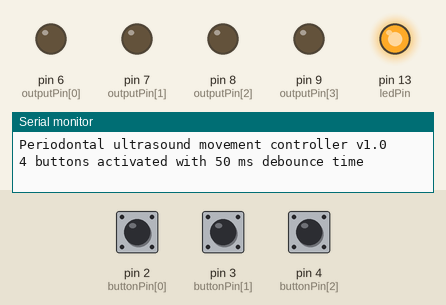
The sketch below on a simulated Arduino Uno, built with avr-gcc and run on an emulated ATmega328P. Shown: output pins drawn as LEDs (lit = HIGH), the last lines printed to the serial monitor. The inputs (shaded band) are chosen by the test bench; at power-on: pin 2 (buttonPin[0]) LOW, pin 3 (buttonPin[1]) LOW, pin 4 (buttonPin[2]) LOW.

Above: at 1.2 s.
1.3 s: pin 2 (buttonPin[0]) pulled HIGH for 0.15 s
At 2.6 s:
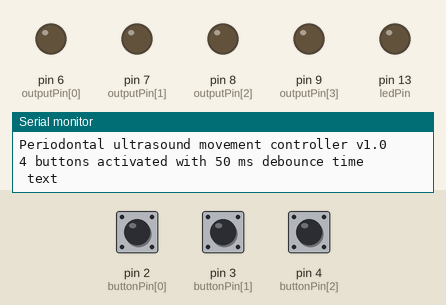
2.9 s: pin 2 (buttonPin[0]) pulled HIGH for 1 s
At 3.3 s:
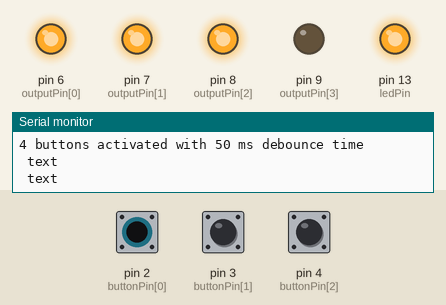
5.4 s: pin 2 (buttonPin[0]) pulled HIGH for 3.2 s
At 6.4 s:
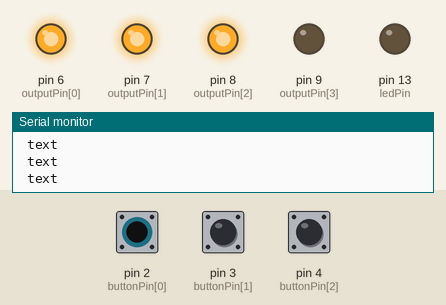
10.1 s: pin 2 (buttonPin[0]) pulled HIGH for 0.15 s
At 10.7 s:
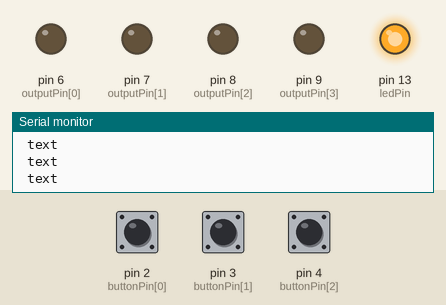
11.7 s: pin 2 (buttonPin[0]) pulled HIGH for 0.15 s
At 13.0 s:
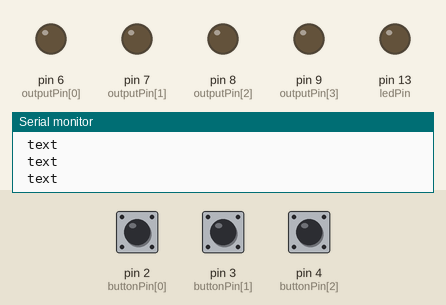
13.3 s: pin 2 (buttonPin[0]) pulled HIGH for 1 s
At 15.6 s:
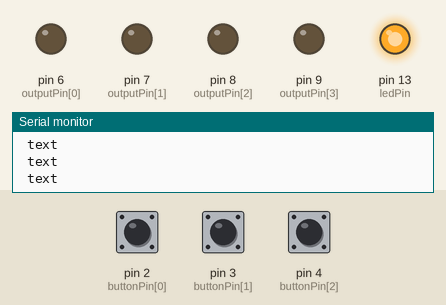
Timing chart, 0 to 16.8 s (numbered marks = the images above; inputs shaded):
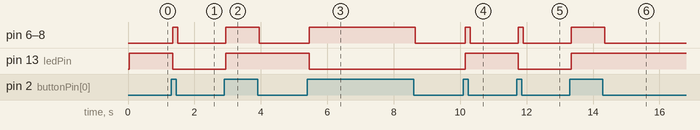

The sketch:

fourButtonDebouce_v1p0.ino
```cpp
// Rev. 2 code for controlling 4-button interface for dental ultrasound positioner
// J. Macoskey
// created: 3/7/17
// edited:

#define NUMBUTTONS 4

const int buttonPin[] = {2, 3, 4, 5};
const int outputPin[] = {6, 7, 8, 9};
const int ledPin = 13;

int ledState = HIGH;
int currButtonState[NUMBUTTONS];
int lastButtonState[NUMBUTTONS];

unsigned long debTime[NUMBUTTONS];
unsigned long debDelay = 50;

void setup() {
  Serial.begin(9600);
  Serial.println("Periodontal ultrasound movement controller v1.0");
  Serial.print(NUMBUTTONS, DEC);
  Serial.print(" buttons activated with ");
  Serial.print(debDelay, DEC);
  Serial.print(" ms debounce time");
  Serial.println("");

  for (int i=0; i < NUMBUTTONS; i++){
    debTime[i] = 0;
    pinMode(buttonPin[i],INPUT);
    pinMode(outputPin[i],OUTPUT);
    digitalWrite(outputPin[i],LOW);
  }
  pinMode(ledPin, OUTPUT);
  digitalWrite(ledPin,ledState);
}

void loop() {
  for (int i=0; i<3; i++){
    int reading[i] = {digitalRead(buttonPin[i])};
    if (reading[i] != lastButtonState[i]){
      debTime[i] = millis();
    }
    if ((millis() - debTime[i]) > debDelay){
      if (reading[i] != currButtonState[i]){
        currButtonState[i] = reading[i];
        if (currButtonState[i] == HIGH){
          ledState = !ledState;
          Serial.println(" text");
          //Serial.println(i);
        }
      }
    }
    digitalWrite(ledPin,ledState);
    digitalWrite(outputPin[i],currButtonState[i]);
    lastButtonState[i] = reading[i];
  }
}


//void loop() {
//  static long trigTime[NUMBUTTONS];
//  for (int i=0; i < NUMBUTTONS; i++){
//    // check current value of input pin
//    currVal[i] = {analogRead(buttonPins[i])};
//    //Serial.print(currVal[i]);
//    //Serial.print(", ");
//    // if current value does not equal prev val, i.e., if button was pressed
//    if (currVal[i] != prevVal[i]){
//      trigTime[i] = millis();      // start recording time
//      prevVal[i] = currVal[i];  // set prev val to current value
//    }
//
//    // if enough time has passed to debounce, set buttonState to new value
//    if ((trigTime[i] + DEBOUNCE) > millis()) {
//      if (buttonState[i] == 1){
//        buttonState[i] = 0;
//      } else {
//        buttonState[i] = 1;
//      }
//      Serial.print(buttonState[i]);
//    }
//  }
//}
```

Measured:
- after the input at 1.3 s, pin 6 (outputPin[0]), pin 7 (outputPin[1]), pin 8 (outputPin[2]): LOW → HIGH after 0.05 s, → LOW 0.15 s later; pin 13 (ledPin): HIGH → LOW after 0.05 s
- after the input at 2.9 s, pin 6 (outputPin[0]), pin 7 (outputPin[1]), pin 8 (outputPin[2]): LOW → HIGH after 0.05 s, → LOW 1.0 s later; pin 13 (ledPin): LOW → HIGH after 0.05 s
- after the input at 5.4 s, pin 6 (outputPin[0]), pin 7 (outputPin[1]), pin 8 (outputPin[2]): LOW → HIGH after 0.05 s, → LOW 3.2 s later; pin 13 (ledPin): HIGH → LOW after 0.05 s
- after the input at 10.1 s, pin 6 (outputPin[0]), pin 7 (outputPin[1]), pin 8 (outputPin[2]): LOW → HIGH after 0.05 s, → LOW 0.15 s later; pin 13 (ledPin): LOW → HIGH after 0.05 s
- after the input at 11.7 s, pin 6 (outputPin[0]), pin 7 (outputPin[1]), pin 8 (outputPin[2]): LOW → HIGH after 0.05 s, → LOW 0.15 s later; pin 13 (ledPin): HIGH → LOW after 0.05 s
- after the input at 13.3 s, pin 6 (outputPin[0]), pin 7 (outputPin[1]), pin 8 (outputPin[2]): LOW → HIGH after 0.05 s, → LOW 1.0 s later; pin 13 (ledPin): LOW → HIGH after 0.05 s
